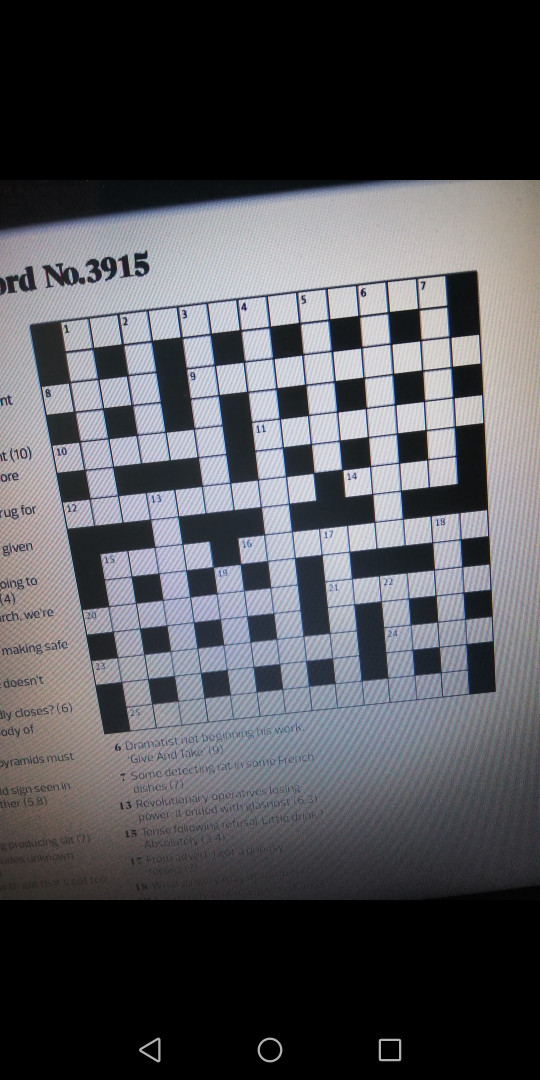
#> input picture image4.jpg, 1080 x 2160 px, found by its file name (shown at 1/2 size)
$ python transform_image.py
#> lines starting #> are read from the running program, lines starting #| are printed output that depends on the picture; after the words box and inside, x2 and y2 are one past the last pixel; in counts of white or black regions, pixels touching at a corner belong together
import cv2
import imutils
import numpy as np

def detect_edges():

  image = cv2.imread("image4.jpg")
#> image is the input picture: shape (2160, 1080, 3); mean B, G, R 87.9, 83.4, 83.1

  # INCREASE THE CONTRAST
  #-----Converting image to LAB Color model-----------------------------------
  lab= cv2.cvtColor(image, cv2.COLOR_BGR2LAB)
#> lab: shape (2160, 1080, 3); mean of channels 0, 1, 2 87.2, 128.9, 125.6
  lab = imutils.resize(lab, height = 500)
#> lab: shape (500, 250, 3); mean of channels 0, 1, 2 87.2, 128.9, 125.6

  #-----Splitting the LAB image to different channels-------------------------
  l, a, b = cv2.split(lab)
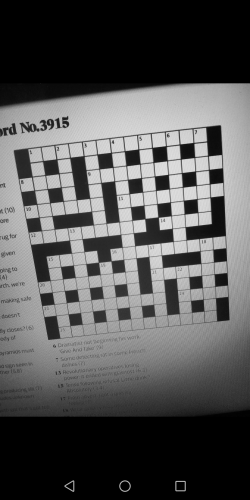
#> l: shape (500, 250); min 0, max 223, mean 87.2
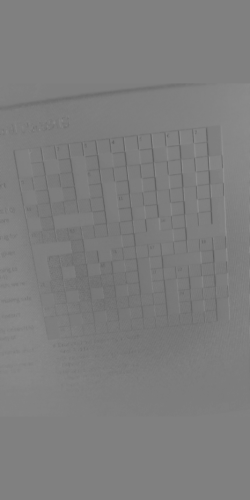
#> b: shape (500, 250); min 92, max 144, mean 125.6

  #-----Applying CLAHE to L-channel-------------------------------------------
  clahe = cv2.createCLAHE(clipLimit=3.0, tileGridSize=(8,8))
  cl = clahe.apply(l)
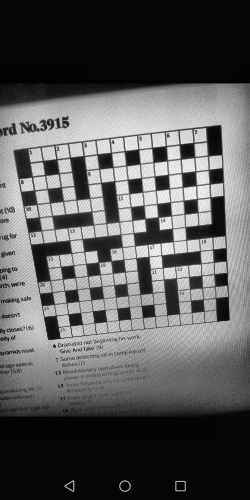
#> cl: shape (500, 250); min 3, max 243, mean 91.7

  #-----Merge the CLAHE enhanced L-channel with the a and b channel-----------
  limg = cv2.merge((cl,a,b))
#> limg: shape (500, 250, 3); mean of channels 0, 1, 2 91.7, 128.9, 125.6

  #-----Converting image from LAB Color model to RGB model--------------------
  final = cv2.cvtColor(limg, cv2.COLOR_LAB2BGR)
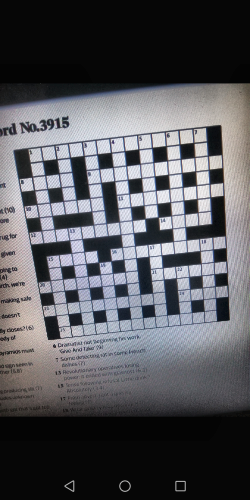
#> final: shape (500, 250, 3); mean B, G, R 92.9, 88.4, 88.2
  final = imutils.resize(final, height = 500)

  ratio = image.shape[0] / 500.0
#> ratio = 4.32
  orig = image.copy()
  image = imutils.resize(image, height = 500)
#> image: shape (500, 250, 3)

  gray = cv2.cvtColor(final, cv2.COLOR_BGR2GRAY)
  gray = cv2.GaussianBlur(gray, (5, 5), 0)
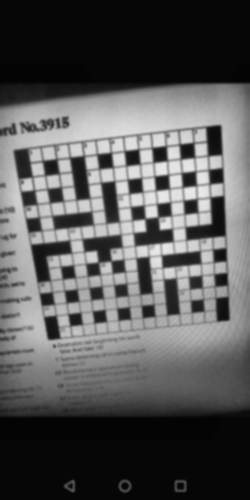
#> gray: shape (500, 250); min 4, max 233, mean 88.9
  edged = cv2.Canny(gray, 75, 200)
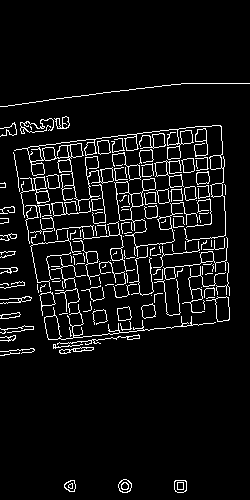
#> edged: shape (500, 250); 6.4% white in thin lines or dots, all inside (x1, y1, x2, y2) = (0, 83, 250, 493)

  print("STEP 1: Edge Detection")
  cv2.imwrite("edged.png", edged)

  # find the contours in the edged image, keeping only the
  # largest ones, and initialize the screen contour
  cnts = cv2.findContours(edged.copy(), cv2.RETR_LIST, cv2.CHAIN_APPROX_SIMPLE)
#> cnts = 224 contours, 138 with area under 20; largest, box (x1, y1, x2, y2) and area: (14, 125, 226, 242) 1779, (114, 178, 198, 257) 910, (115, 181, 133, 221) 490, (44, 304, 216, 340) 312, (206, 296, 230, 322) 298
  cnts = imutils.grab_contours(cnts)
  cnts = sorted(cnts, key = cv2.contourArea, reverse = True)[:5]
#> cnts = 5 contours; box (x1, y1, x2, y2) and area: (14, 125, 226, 242) 1779, (114, 178, 198, 257) 910, (115, 181, 133, 221) 490, (44, 304, 216, 340) 312, (206, 296, 230, 322) 298
  print(len(cnts))
#| 5
  # loop over the contours
  for c in cnts:
    peri = cv2.arcLength(c, True)
    approx = cv2.approxPolyDP(c, 0.04 * peri, True)
    print(len(approx))
    if len(approx) == 4:
      screenCnt = approx
      break
#> this loop made 1 pass
#> (peri, screenCnt) on pass 1: (1900.5, [[225, 235], [220, 125], [14, 150], [219, 125]])
#| 4
  # show the contour (outline) of the piece of paper
  print("STEP 2: Find contours of paper")
  cv2.drawContours(image, [screenCnt], -1, (0, 255, 0), 2)
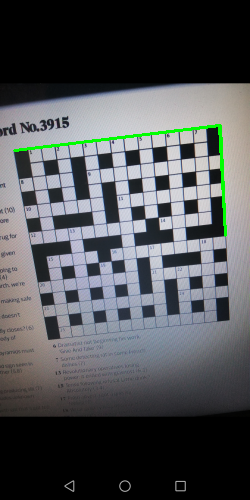
#> image: shape (500, 250, 3); mean B, G, R 86.9, 84.5, 82.2
  cv2.imwrite("out.png", image)

detect_edges()

$ run again, with crossword.png saved as image4.jpg
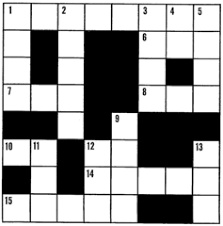
#> input picture crossword.png, 223 x 226 px, found by its file name
#> in detect_edges, image is the input picture: shape (226, 223, 3); min 0, max 255, mean 155.4
#> a: shape (500, 493); every value is 128
#> limg: shape (500, 493, 3); mean of channels 0, 1, 2 155, 128, 128
#> in detect_edges, `edged = cv2.Canny(gray, 75, 200)`:
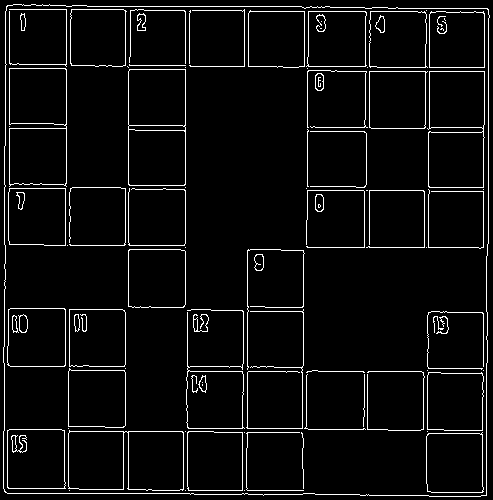
#> edged: shape (500, 493); 5.1% white in thin lines or dots
#> in detect_edges, `cnts = cv2.findContours(edged.copy(), cv2.RETR_LIST, cv2.CHAIN_APPROX_..`: cnts = 134 contours, 61 with area under 20; largest, box (x1, y1, x2, y2) and area: (3, 4, 490, 497) 235420, (3, 4, 490, 497) 235416, (128, 69, 186, 186) 6608, (68, 430, 184, 491) 6401, (9, 68, 67, 187) 6333
#> in detect_edges, `cnts = sorted(cnts, key = cv2.contourArea, reverse = True)[:5]`: cnts = 5 contours; box (x1, y1, x2, y2) and area: (3, 4, 490, 497) 235420, (3, 4, 490, 497) 235416, (128, 69, 186, 186) 6608, (68, 430, 184, 491) 6401, (9, 68, 67, 187) 6333
#| 5
#> the loop in detect_edges, `for c in cnts:` made 1 pass
#> (peri, screenCnt) on pass 1: (1966.9, [[7, 5], [4, 491], [486, 495], [488, 9]])
#> (printed output is left out)
#> in detect_edges, `cv2.drawContours(image, [screenCnt], -1, (0, 255, 0), 2)`:
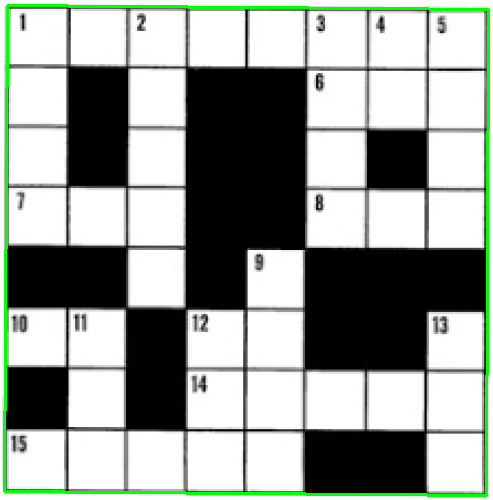
#> image: shape (500, 493, 3); mean B, G, R 152.2, 158.2, 152.2
